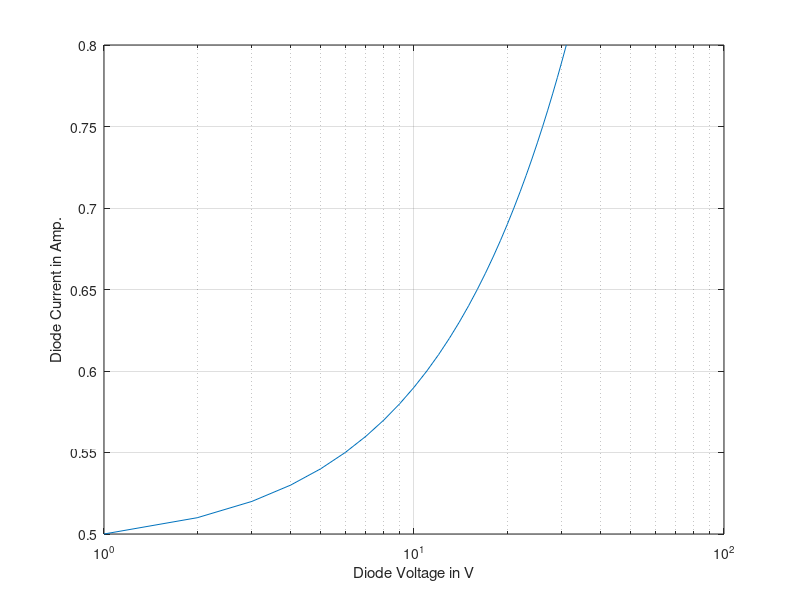

Recreate this plot in MATLAB.
%Lisa Jacklin
%EE 333 HW 2.6
%9/12/2022

%part 1: plot the diode current as a function...

%ideal factor?

Is = 1*10^-12;  % diode reverse saturated current
q = 1.602*10^-19;    % electron charge
K = 1.38*10^-23; %Boltzmann constant
T = 300;    % Absolute temperature
fs=100;
dv=1/fs;
v0=0.5 ;
vend=0.8;
Vd=v0:dv:vend;


Id = Is*(exp((q*Vd)./(1.65*K*T))-1);
plot(Vd,Id) ; 
semilogx(Vd) %this should show the yaxis for current 
grid ;
xlabel(' Diode Voltage in V ' ) ;
ylabel(' Diode Current in Amp. ')